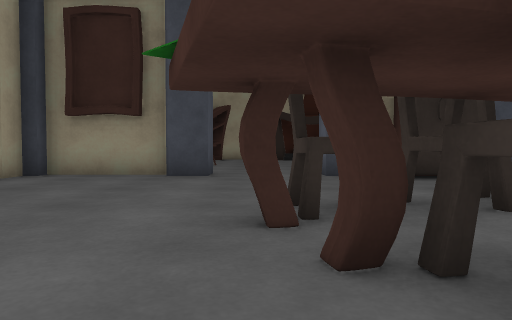
view 1 (above)

23 first-person views from a walk through a 3-D level made in the Unity game engine. The camera is 0.64 m above the floor, tilts 2° down and sees 70° across. Doors are open. The floor is counted in squares, 1 m on a side. Each view is taken from the middle of a square. On the plan, view 1 faces up. The plan holds only what a view shows up to about 10 squares ahead; the rest is blank. The place goes on beyond the plan. Some surface patterns are stand-ins.

view 2
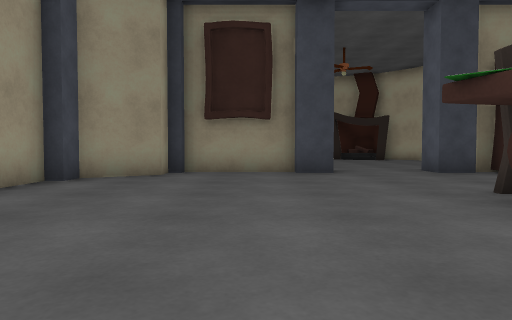

view 3
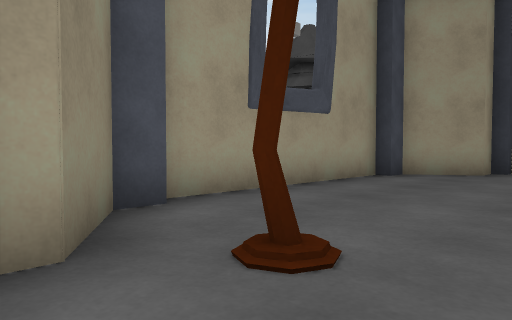

view 4
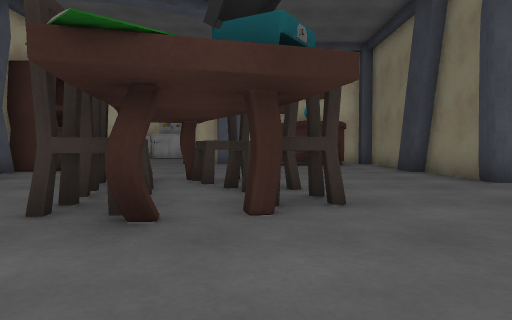

view 5
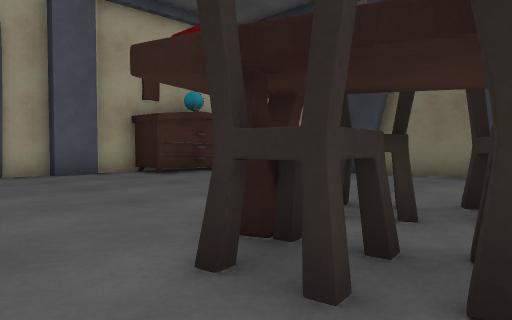

view 6
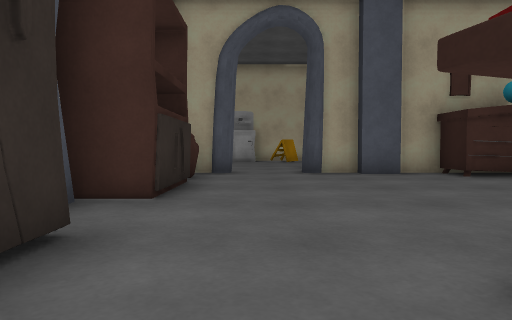

view 7
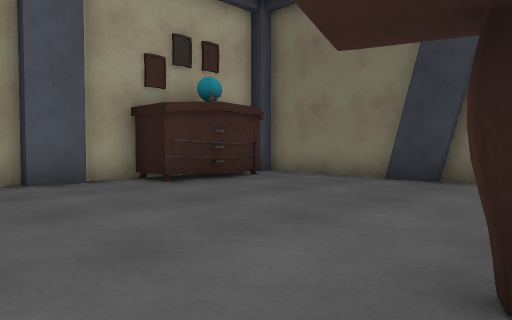

view 8
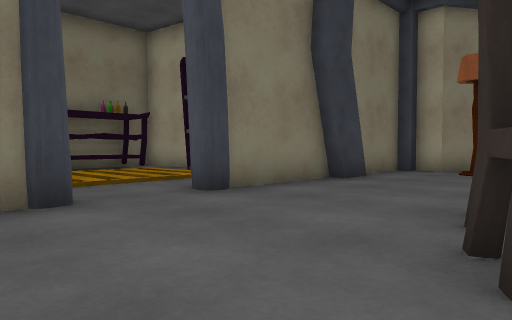

view 9
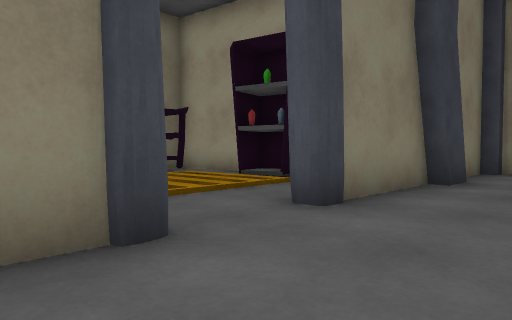

view 10
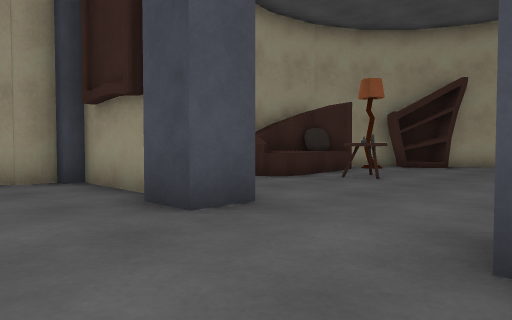

view 11
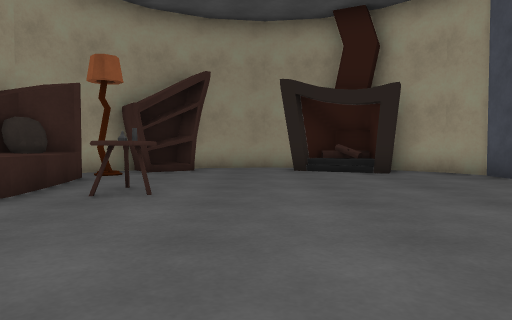

view 12
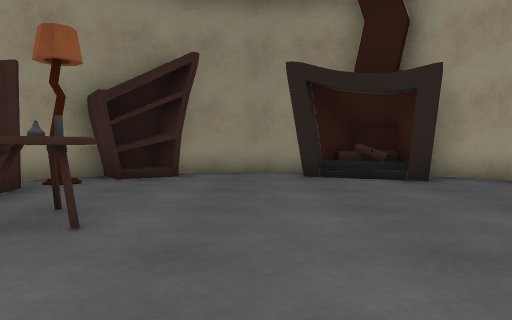

view 13
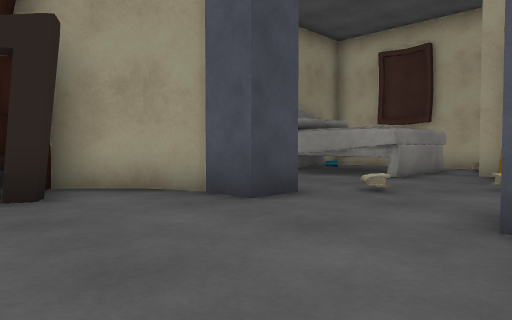

view 14
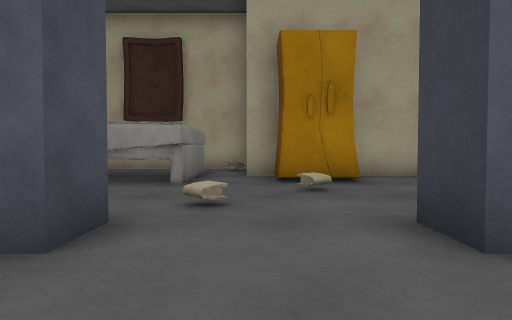

view 15
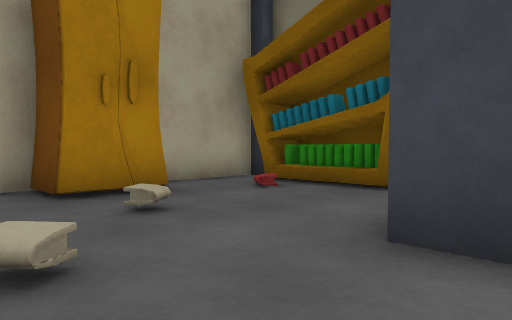

view 16
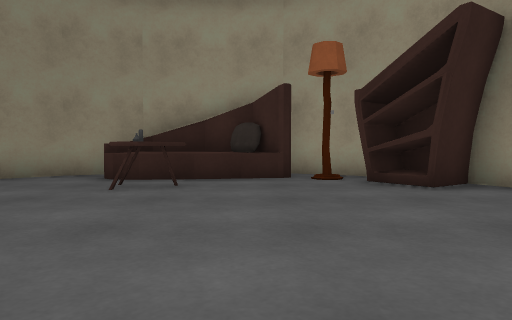

view 17
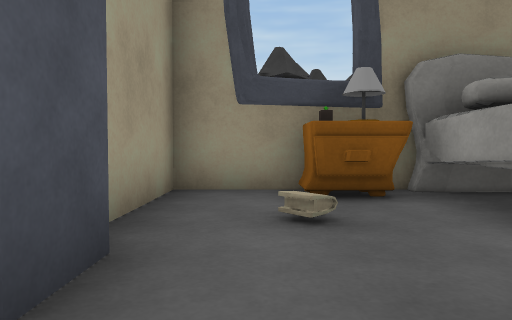

view 18
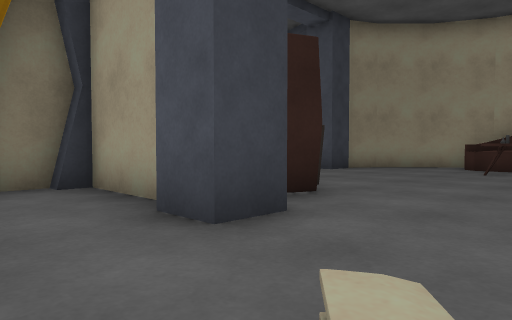

view 19
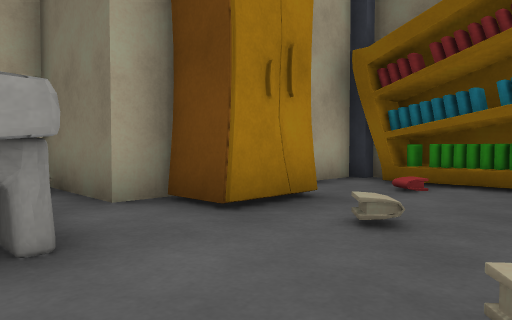

view 20
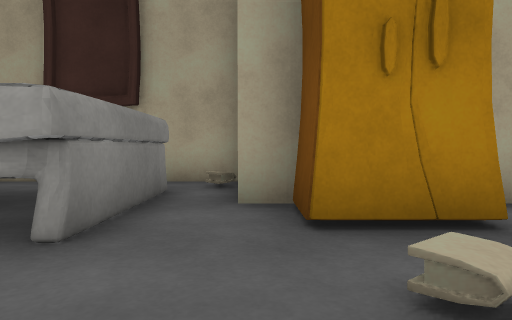

view 21
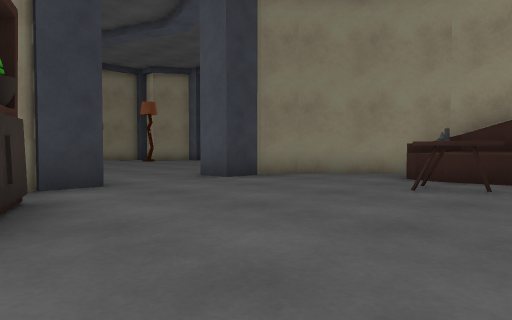

view 22
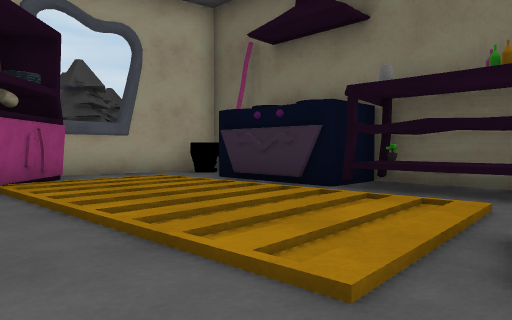

view 23
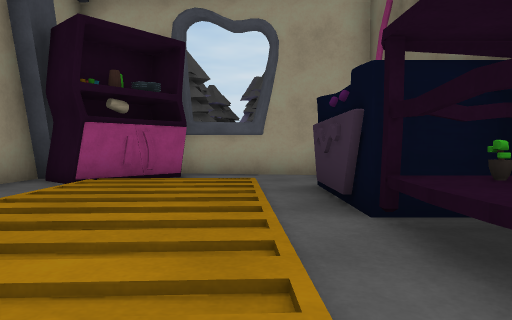

### Floor plan
Key: @ floor where view 1 was taken; # wall or solid block; . floor; / step, stairs or slope; D open door; ^ raised ledge; v drop or lower ground; C chair; L lamp; T tree; A vase; B table; S statue; U cactus; P plant; O other object.
Columns run from 9 left of view 1 to 14 right of it. Each row starts with its distance up from view 1.
 20         ###    v#vv
 19       ##...### #.UB##
 18      ###..#OO##....#
 17     #.#.....#.#.OO.^
 16     #L........##...^^^ #
 15     #O..........O.....O#
 14     OO.B............####
 13     OOOS.........OO##
 12     #O.O.....###...##
 11     #.......###.....#
 10      #......###.....#
  9     #####..## ##.OOO#
  8     #..##..########A#
  7   ##............##.A#
  6   #...................
  5  T#.........C.........
  4 TT#.......CC#O......#
  3   #......O### ......#
  2   #.......##CC......#
  1   #.......C........##
  0   #.LL...@.........#
 -1    #...............##
 -2     #..#####.####...#
 -3     ####.../.########
 -4         ..////## #
 -5        #DD     ###
 -6        #DD      .#
 -7        #.//////..#
 -8        #.OOO###..#
 -9          OOP
-10          vvvvvvv

Positions as (right, up) in squares from view 1, and headings:
1: (0, 0), facing up
2: (-3, -1), facing up
3: (-3, -2), facing up-left
4: (-3, 2), facing right
5: (2, 6), facing down-right
6: (2, 6), facing right
7: (4, 5), facing down-right
8: (5, 2), facing down-left
9: (5, 0), facing down-left
10: (2, 6), facing up-left
11: (0, 8), facing up
12: (0, 10), facing up
13: (2, 12), facing up-right
14: (3, 14), facing right
15: (5, 15), facing down-right
16: (4, 15), facing left
17: (7, 14), facing up
18: (8, 15), facing down-left
19: (7, 16), facing down-right
20: (7, 14), facing right
21: (4, 15), facing down-left
22: (-1, -3), facing down-right
23: (-1, -7), facing right
